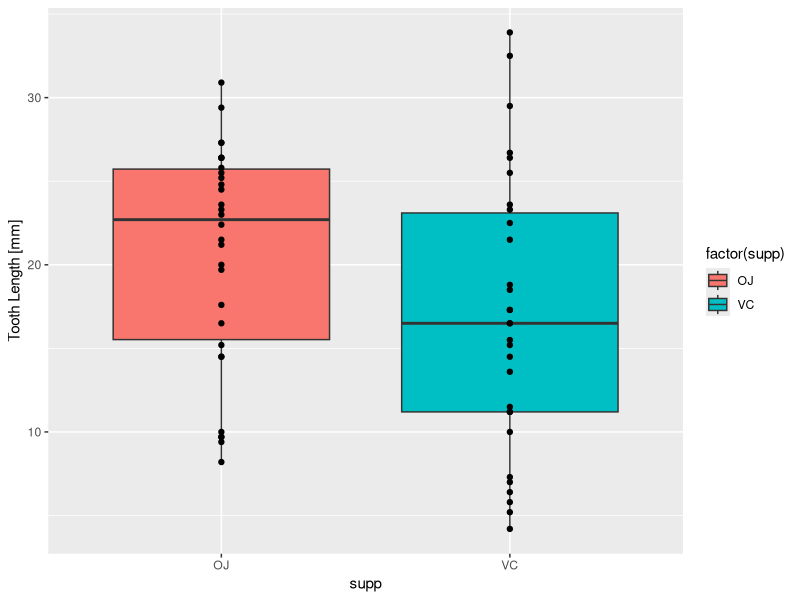
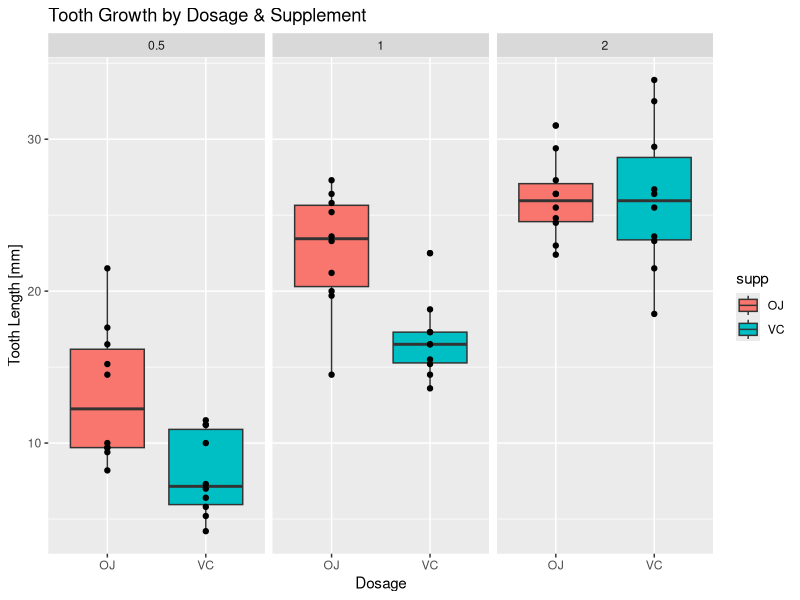

These charts were generated, in order, by the following R code: (Note: this script raises an error after producing the figures.)
## ---- chunk 1
knitr::opts_chunk$set(echo = TRUE)
## ---- chunk 2
library(ggplot2)
data(ToothGrowth)
## ---- chunk 3
summary(ToothGrowth)
str(ToothGrowth)
head(ToothGrowth)
dose05 <- subset(ToothGrowth,dose==0.5)
dose10 <- subset(ToothGrowth, dose==1.0)
dose20 <- subset(ToothGrowth, dose==2.0)
## ---- chunk 4
# mean
sapply(split(ToothGrowth$len, ToothGrowth$supp), mean)
sapply(split(dose05$len, dose05$supp), mean)
sapply(split(dose10$len, dose10$supp), mean)
sapply(split(dose20$len, dose20$supp), mean)
# variance
sapply(split(ToothGrowth$len, ToothGrowth$supp), var)
sapply(split(dose05$len, dose05$supp), var)
sapply(split(dose10$len, dose10$supp), var)
sapply(split(dose20$len, dose20$supp), var)

p <- ggplot(aes(x = supp, y = len), data = ToothGrowth) 
p <- p + geom_boxplot(aes(fill = factor(supp))) 
P <- p + xlab("Supplement") 
p <- p + ylab("Tooth Length [mm]") 
P <- p + ggtitle("Tooth Length by Supplement") 
p <- p + geom_point()
p


p2 <- ggplot(ToothGrowth, aes(x=supp, y=len)) 
p2 <- p2 + geom_boxplot(aes(fill=supp))
p2 <- p2 + geom_point()
p2 <- p2 + facet_grid(.~dose)
p2 <- p2 + ggtitle("Tooth Growth by Dosage & Supplement")
p2 <- p2 + xlab("Dosage")
p2 <- p2 + ylab("Tooth Length [mm]")
p2

## ---- chunk 5
t.test(len~supp,paired=FALSE, var.equal=FALSE, data=ToothGrowth)
## ---- chunk 6
t.test(len~supp,paired=FALSE, var.equal=FALSE, data=dose05)
## ---- chunk 7
t.test(len~supp,paired=FALSE, var.equal=FALSE, data=dose10)
## ---- chunk 8
t.test(len~supp,paired=FALSE, var.equal=FALSE, data=dose20)
